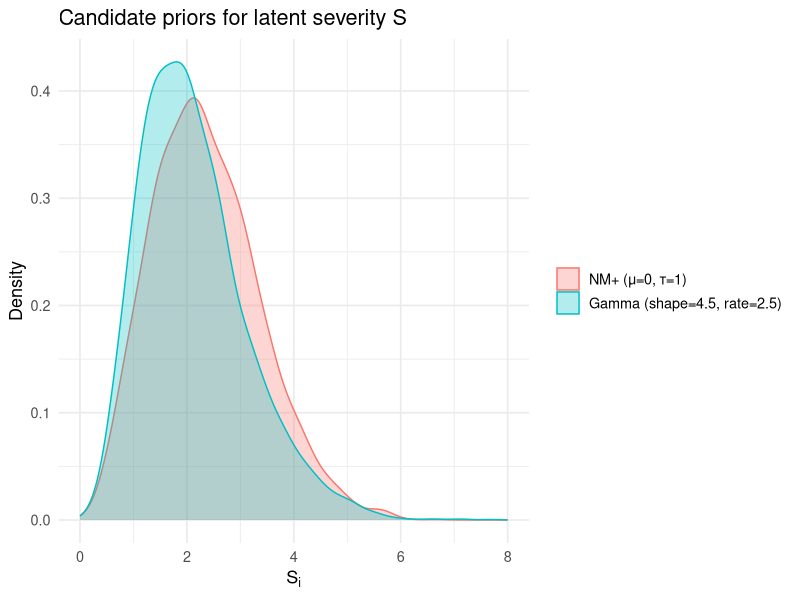

Write R code to recreate this figure.
## ---- chunk 1
knitr::opts_chunk$set(
  echo = TRUE,
  message = FALSE,
  warning = FALSE,
  fig.path = "README_files/"
)
## ---- chunk 2
library(dplyr)
library(tidyr)
library(ggplot2)
sample_NM <- function(n, mu0, tau, grid_size = 1e4) {
  x_vals <- seq(0, mu0 + 6 * tau, length.out = grid_size)
  dens_vals <- 2 * (x_vals^2) / (sqrt(2 * pi) * tau^3) * 
    exp(-((x_vals - mu0)^2) / (2 * tau^2))
  dx <- x_vals[2] - x_vals[1]
  dens_vals <- dens_vals / sum(dens_vals * dx)
  
  cdf_vals <- cumsum(dens_vals * dx)
  
  # Sample from uniform and interpolate inverse CDF
  u <- runif(n)
  samples <- approx(cdf_vals, x_vals, xout = u, rule = 2)$y
  
  return(samples)
}
N = 5000
vart = 1/sqrt(3 - 8/pi)
Si_nm  <- sample_NM(N, mu0 = 0, tau = vart)          
Si_gam <- rgamma(N, shape = 4.5, rate = sqrt(4.5))                

df <- tibble(
  NMplus = Si_nm,
  Gamma  = Si_gam
) |> 
  pivot_longer(everything(), names_to = "Distribution", values_to = "Si") |>
  mutate(
    Distribution = factor(
      Distribution,
      levels = c("NMplus", "Gamma"),
      labels = c("NM+ (μ=0, τ=1)", "Gamma (shape=4.5, rate=2.5)")
    )
  )

ggplot(df, aes(x = Si, fill = Distribution, color = Distribution)) +
  geom_density(alpha = 0.3, adjust = 1.2) +
  scale_x_continuous(limits = c(0, 8)) +
  labs(
    title = "Candidate priors for latent severity S",
    x = expression(S[i]), y = "Density"
  ) +
  theme_minimal(base_size = 13) +
  theme(legend.title = element_blank())
